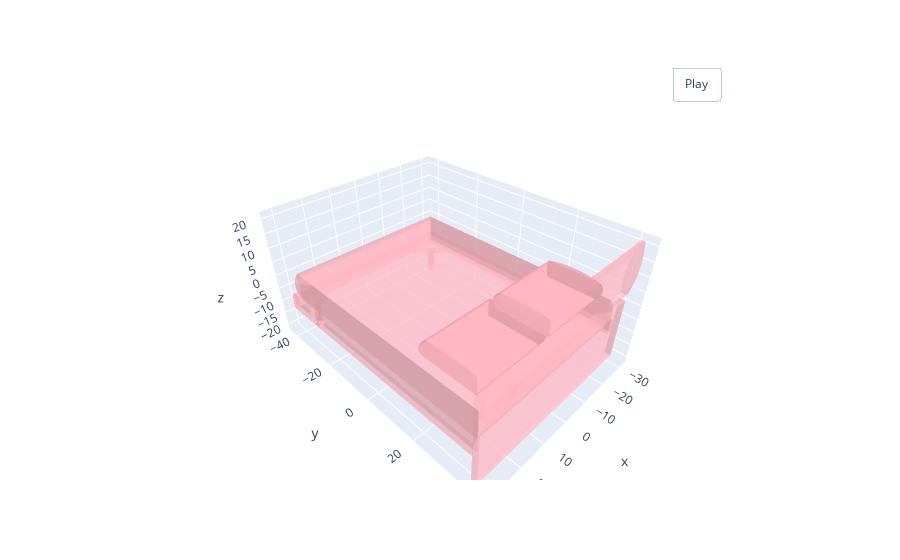

Notebook source saved alongside this figure:
### Code cell
# visualize the meshes
visualize_rotate([go.Mesh3d(x=x, y=y, z=z, color='lightpink', opacity=0.50, i=i,j=j,k=k)]).show()

### Figure 1 — Plotly figure (JSON) as saved in the notebook; plotly's stock layout.template omitted (floating-point values rounded to 4 significant figures; data arrays with more than 128 entries replaced by an {"elided": "..."} marker saying what was removed)
{"data": [{"color": "lightpink", "i": {"elided": "1807 int values"}, "j": {"elided": "1807 int values"}, "k": {"elided": "1807 int values"}, "opacity": 0.5, "type": "mesh3d", "x": {"elided": "2095 float values"}, "y": {"elided": "2095 float values"}, "z": {"elided": "2095 float values"}}], "layout": {"updatemenus": [{"buttons": [{"args": [null, {"frame": {"duration": 50, "redraw": true}, "fromcurrent": true, "mode": "immediate", "transition": {"duration": 0}}], "label": "Play", "method": "animate"}], "pad": {"r": 10, "t": 45}, "showactive": false, "type": "buttons", "x": 0.8, "xanchor": "left", "y": 1, "yanchor": "bottom"}]}}
